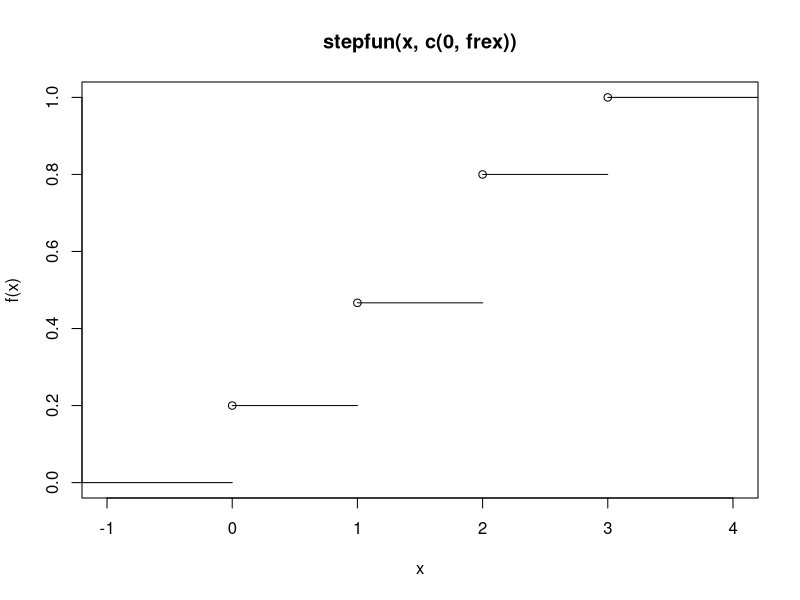
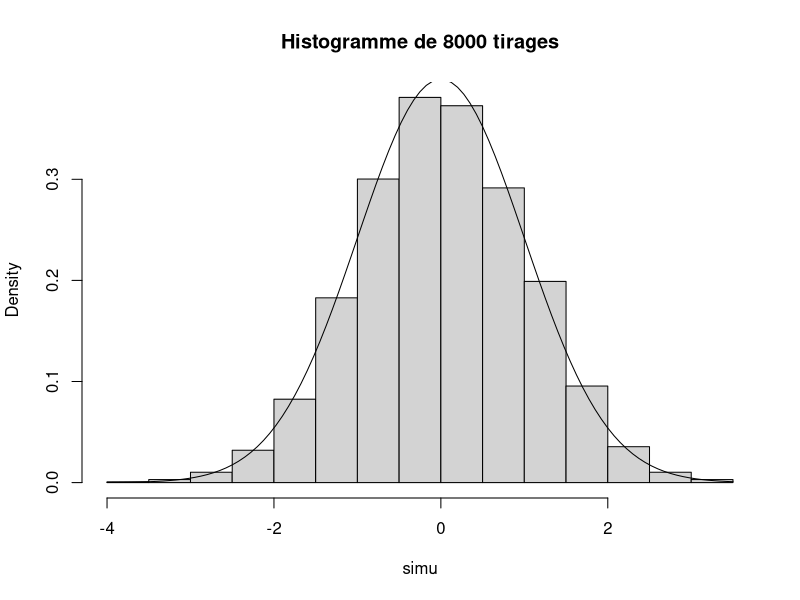
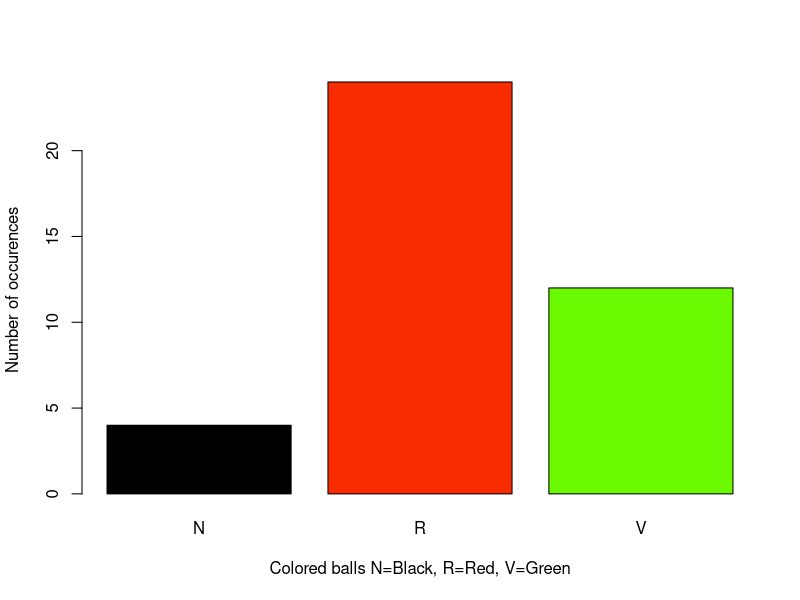

Recreate these plots in R, in order. (Note: this script raises an error after producing the figures.)
#exo1


x<-c(0,1,2,3)
probax<-c(3/15,4/15,5/15,3/15)
frex<-cumsum(probax)
frex
d<-stepfun(x,c(0,frex))
d
plot(d,vertical=FALSE)





#exo2


simu <- rnorm(8000)
simu
{hist(simu, prob=T,
      main="Histogramme de 8000 tirages")}
      curve(dnorm(x), add=T)



#exo 3

# Creating a vector congaing the 3 colors R,V,N

test1 = c('R', 'V', 'N')

# Running a sample function with size 40 and probability of each color

q3 = sample(x = test1, 
            size = 40, 
            prob =c(0.45,0.35,0.20), 
            replace=T)

# Plotting the result of each color in a barplot
barplot(table(q3), 
        ylab = "Number of occurences", 
        xlab = "Colored balls N=Black, R=Red, V=Green", 
        col = c("#000000", "#F92C00", "#6AF900"))





#exo 4




# Number of events
total_events=10000

# d1,d2,d3 are three dices that are rolled 10000 times each

d1 <- sample(1:6,size = 10000,replace = TRUE)
d2 <- sample(1:6,size = 10000,replace = TRUE)
d3 <- sample(1:6,size = 10000,replace = TRUE)

# Multiplying result of 3 dices and recording the result

result <- d1*d2*d3

# Creating a data frame with frequency of each multiplication result

occurences <- data.frame(table(result))
result2 <- occurences[(8:9),]
result2

# Calculating and Checking Probability of 9 and 10

Probability_of_9 <- result2[1,2]/total_events
Probability_of_10 <- result2[2,2]/total_events
Probability_of_9
Probability_of_10

if (Probability_of_9 == Probability_of_10)
  message('YES') else message('NO')




#exo 5

# We create our Urns with the colored
# balls inside each one of them
URN1 = c('V','V', 'V', 'V', 'V', 'V', 'N', 'N')
URN2 = c('V','V', 'V', 'V', 'N', 'N', 'N')

# We calculate the frequency of each color inside the Urn1
occurences1 <- as.data.frame(table(URN1))
occurences1
Probability_Black_Urn1 = occurences1[1,2]/8
Probability_Black_Urn1

# We calculate the frequency of each color inside the Urn1
occurences2 <- as.data.frame(table(URN2))
occurences2
Probability_Black_Urn2 = occurences1[1,2]/7
Probability_Black_Urn2

# We roll our dice 100 times and record the results
dice = sample(1:6, size = 100, replace=T)
result_dice <- as.data.frame(table(dice))
result_dice

# From the Frequency table we calculate the probability of 
# getting 1 from the dice and probability of the others too
Probability_Of_1_From_Dice <- result_dice[1,2]/100
Probability_Of_1_From_Dice
Probability_Of_others_From_Dice <- 1-Probability_Of_1_From_Dice
Probability_Of_others_From_Dice

# Finally we calculate the probability of a black ball by 
# multiplying probability of each black ball with its  
# corresponding probability of the dice and we add the 
#2 probabilities for the final answer  
Probability_Of_Black_Ball <- Probability_Of_1_From_Dice * Probability_Black_Urn1 + Probability_Black_Urn2 * Probability_Of_others_From_Dice
Probability_Of_Black_Ball






#exo 6





# create a vector to store the results of 100000 exam results
result <- vector("integer", x)

# start a loop of the desired test size
for (i in 1:100000){

# An answer to a question can be either true with 
  #probability 1/5 or false with probability 4/5
Question <- c('True', 'False')

# we start the a single exam experiment with 40 questions
Expirement_Exam = sample(x = Question, 
                        size = 40, 
                        prob =c(0.2,0.8), 
                        replace=T)

# we calculate true and false answers
occurences <- data.frame(table(Expirement_Exam))

# we multiply all true answers with the note of 0.5
#and store the total result of an exam
result[i] <- occurences[2,2] * 0.5
}
# display a histogram of all results
hist(result)

# check the total number of each score we observed
result <- data.frame(table(result))
result